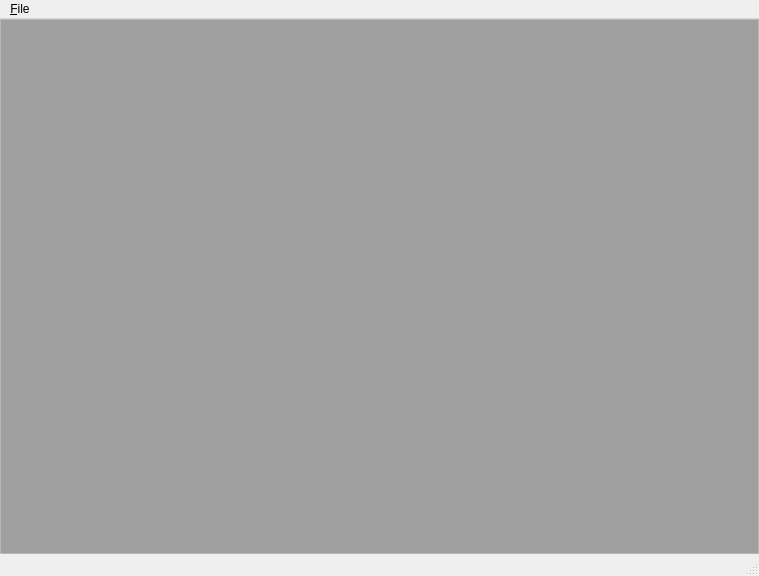
<?xml version="1.0" encoding="UTF-8"?>
<ui version="4.0">
 <class>MainWindow</class>
 <widget class="QMainWindow" name="MainWindow">
  <property name="windowModality">
   <enum>Qt::ApplicationModal</enum>
  </property>
  <property name="geometry">
   <rect>
    <x>0</x>
    <y>0</y>
    <width>759</width>
    <height>576</height>
   </rect>
  </property>
  <property name="windowTitle">
   <string>MainWindow</string>
  </property>
  <property name="locale">
   <locale language="English" country="UnitedStates"/>
  </property>
  <widget class="QWidget" name="centralWidget">
   <layout class="QVBoxLayout" name="verticalLayout">
    <property name="spacing">
     <number>0</number>
    </property>
    <property name="margin">
     <number>0</number>
    </property>
    <item>
     <widget class="QMdiArea" name="mdiArea">
      <property name="minimumSize">
       <size>
        <width>759</width>
        <height>533</height>
       </size>
      </property>
      <property name="frameShape">
       <enum>QFrame::StyledPanel</enum>
      </property>
      <property name="activationOrder">
       <enum>QMdiArea::StackingOrder</enum>
      </property>
      <property name="viewMode">
       <enum>QMdiArea::SubWindowView</enum>
      </property>
      <widget class="GraphWindow" name="graphWnd">
       <property name="windowTitle">
        <string>Graph Plot Demo</string>
       </property>
      </widget>
      <widget class="BrowserWindow" name="browseWnd">
       <property name="windowTitle">
        <string>Browser</string>
       </property>
      </widget>
     </widget>
    </item>
   </layout>
  </widget>
  <widget class="QMenuBar" name="menuBar">
   <property name="geometry">
    <rect>
     <x>0</x>
     <y>0</y>
     <width>759</width>
     <height>22</height>
    </rect>
   </property>
   <widget class="QMenu" name="menu_File">
    <property name="title">
     <string>&amp;File</string>
    </property>
    <addaction name="actionE_xit"/>
   </widget>
   <addaction name="menu_File"/>
  </widget>
  <widget class="QStatusBar" name="statusBar"/>
  <action name="actionE_xit">
   <property name="text">
    <string>E&amp;xit</string>
   </property>
  </action>
  <action name="actionAddGraph">
   <property name="text">
    <string>AddGraph</string>
   </property>
  </action>
  <action name="actionLoadGraph">
   <property name="text">
    <string>LoadGraph</string>
   </property>
  </action>
  <action name="actionSaveGraph">
   <property name="text">
    <string>SaveGraph</string>
   </property>
  </action>
  <action name="actionPlotGraph">
   <property name="text">
    <string>PlotGraph</string>
   </property>
  </action>
 </widget>
 <layoutdefault spacing="6" margin="11"/>
 <customwidgets>
  <customwidget>
   <class>GraphWindow</class>
   <extends>QWidget</extends>
   <header>GraphWindow.h</header>
   <container>1</container>
  </customwidget>
  <customwidget>
   <class>BrowserWindow</class>
   <extends>QWidget</extends>
   <header>BrowserWindow.h</header>
   <container>1</container>
  </customwidget>
 </customwidgets>
 <resources/>
 <connections/>
 <slots>
  <slot>goToURL(string)</slot>
 </slots>
</ui>
